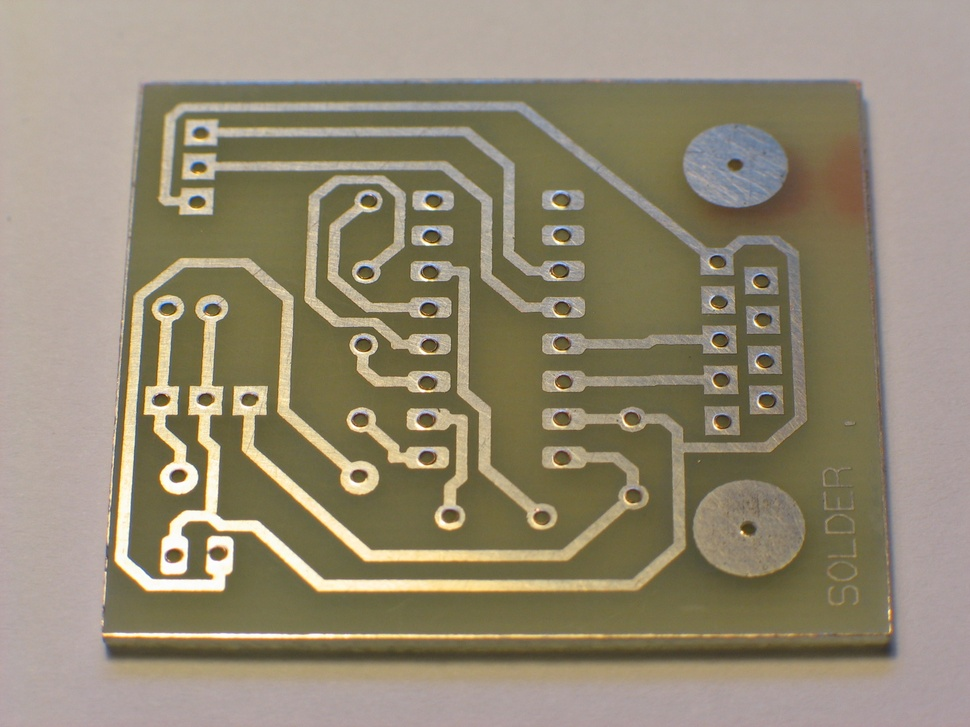
#> input picture pcb1.jpg, 970 x 727 px, shrunk from 1600 x 1200 before the run
$ python cv_binary.py
#> lines starting #> are read from the running program, lines starting #| are printed output that depends on the picture; after the words box and inside, x2 and y2 are one past the last pixel; in counts of white or black regions, pixels touching at a corner belong together
import cv2


def img_process(img_path):
#> called with img_path = 'pcb1.jpg'
    img=cv2.imread(img_path)
#> img is the input picture: shape (727, 970, 3); mean B, G, R 115.4, 137.4, 147.2
    img = cv2.cvtColor(img, cv2.COLOR_BGR2GRAY)
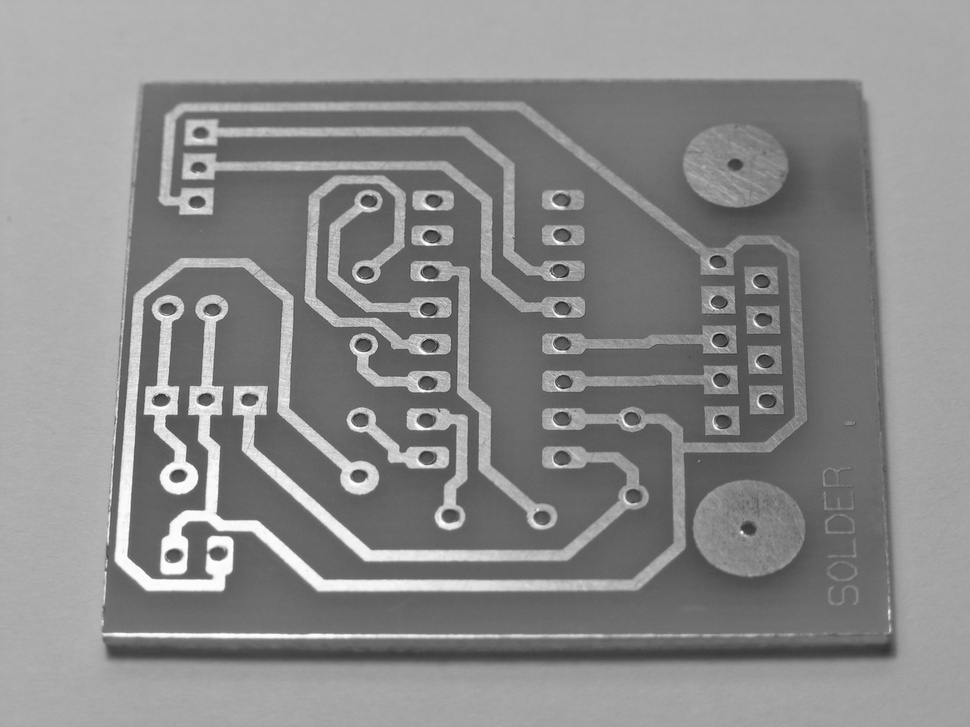
#> img: shape (727, 970); min 19, max 255, mean 137.8
    thresh = cv2.threshold(img, 10, 255, cv2.THRESH_BINARY_INV | cv2.THRESH_OTSU)[1]
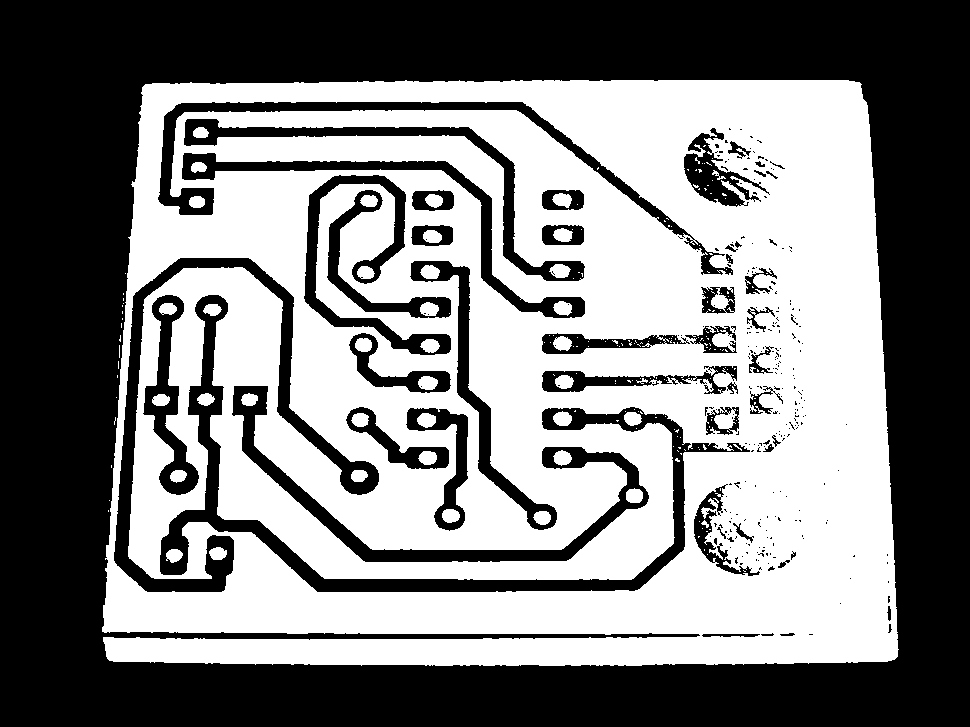
#> thresh: shape (727, 970); 50.6% white; 289 black regions (240 under 20 px), largest, box (x1, y1, x2, y2) and area: (0, 0, 970, 727) 263365, (160, 295, 750, 592) 14353, (114, 258, 379, 592) 10497
    return thresh


if __name__ == '__main__':
    img=img_process('pcb1.jpg')
    cv2.imshow('1',img)
    cv2.waitKey()
